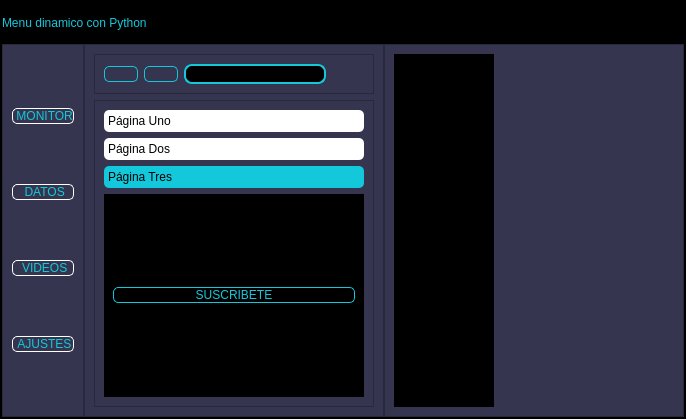
<?xml version="1.0" encoding="UTF-8"?>
<ui version="4.0">
 <class>MainWindow</class>
 <widget class="QMainWindow" name="MainWindow">
  <property name="geometry">
   <rect>
    <x>0</x>
    <y>0</y>
    <width>686</width>
    <height>419</height>
   </rect>
  </property>
  <property name="windowTitle">
   <string>MainWindow</string>
  </property>
  <widget class="QWidget" name="centralwidget">
   <property name="styleSheet">
    <string notr="true">background-color: rgb(0, 0, 0);</string>
   </property>
   <layout class="QVBoxLayout" name="verticalLayout">
    <property name="spacing">
     <number>0</number>
    </property>
    <property name="leftMargin">
     <number>0</number>
    </property>
    <property name="topMargin">
     <number>0</number>
    </property>
    <property name="rightMargin">
     <number>0</number>
    </property>
    <property name="bottomMargin">
     <number>0</number>
    </property>
    <item>
     <widget class="QFrame" name="frame">
      <property name="frameShape">
       <enum>QFrame::StyledPanel</enum>
      </property>
      <property name="frameShadow">
       <enum>QFrame::Raised</enum>
      </property>
      <layout class="QVBoxLayout" name="verticalLayout_2" stretch="1,8">
       <property name="spacing">
        <number>0</number>
       </property>
       <property name="leftMargin">
        <number>0</number>
       </property>
       <property name="topMargin">
        <number>0</number>
       </property>
       <property name="rightMargin">
        <number>0</number>
       </property>
       <property name="bottomMargin">
        <number>0</number>
       </property>
       <item>
        <widget class="QFrame" name="frame_superior">
         <property name="minimumSize">
          <size>
           <width>0</width>
           <height>42</height>
          </size>
         </property>
         <property name="maximumSize">
          <size>
           <width>16777215</width>
           <height>40</height>
          </size>
         </property>
         <property name="styleSheet">
          <string notr="true">
QFrame{
background-color: rgb(0, 0, 0);
}



QPushButton{
background-color:#000000ff;
border-radius:20px;

}


QPushButton:hover{
background-color: rgb(53, 53, 79);
border-radius:20px;
}</string>
         </property>
         <property name="frameShape">
          <enum>QFrame::StyledPanel</enum>
         </property>
         <property name="frameShadow">
          <enum>QFrame::Raised</enum>
         </property>
         <layout class="QHBoxLayout" name="horizontalLayout">
          <property name="spacing">
           <number>5</number>
          </property>
          <property name="leftMargin">
           <number>0</number>
          </property>
          <property name="topMargin">
           <number>0</number>
          </property>
          <property name="rightMargin">
           <number>0</number>
          </property>
          <property name="bottomMargin">
           <number>0</number>
          </property>
          <item>
           <widget class="QLabel" name="label">
            <property name="styleSheet">
             <string notr="true">font: 87 12pt &quot;Arial Black&quot;;
color: rgb(20, 200, 220);</string>
            </property>
            <property name="text">
             <string>Menu dinamico con Python</string>
            </property>
           </widget>
          </item>
          <item>
           <spacer name="horizontalSpacer">
            <property name="orientation">
             <enum>Qt::Horizontal</enum>
            </property>
            <property name="sizeHint" stdset="0">
             <size>
              <width>252</width>
              <height>17</height>
             </size>
            </property>
           </spacer>
          </item>
          <item>
           <widget class="QPushButton" name="bt_minimizar">
            <property name="minimumSize">
             <size>
              <width>40</width>
              <height>40</height>
             </size>
            </property>
            <property name="styleSheet">
             <string notr="true"/>
            </property>
            <property name="text">
             <string/>
            </property>
            <property name="icon">
             <iconset>
              <normaloff>imagenes/minimizar.svg</normaloff>imagenes/minimizar.svg</iconset>
            </property>
            <property name="iconSize">
             <size>
              <width>38</width>
              <height>38</height>
             </size>
            </property>
           </widget>
          </item>
          <item>
           <widget class="QPushButton" name="bt_restaurar">
            <property name="minimumSize">
             <size>
              <width>40</width>
              <height>40</height>
             </size>
            </property>
            <property name="styleSheet">
             <string notr="true"/>
            </property>
            <property name="text">
             <string/>
            </property>
            <property name="icon">
             <iconset>
              <normaloff>imagenes/minimo.svg</normaloff>imagenes/minimo.svg</iconset>
            </property>
            <property name="iconSize">
             <size>
              <width>38</width>
              <height>38</height>
             </size>
            </property>
           </widget>
          </item>
          <item>
           <widget class="QPushButton" name="bt_maximizar">
            <property name="minimumSize">
             <size>
              <width>40</width>
              <height>40</height>
             </size>
            </property>
            <property name="styleSheet">
             <string notr="true"/>
            </property>
            <property name="text">
             <string/>
            </property>
            <property name="icon">
             <iconset>
              <normaloff>imagenes/maximo.svg</normaloff>imagenes/maximo.svg</iconset>
            </property>
            <property name="iconSize">
             <size>
              <width>38</width>
              <height>38</height>
             </size>
            </property>
           </widget>
          </item>
          <item>
           <widget class="QPushButton" name="bt_cerrar">
            <property name="minimumSize">
             <size>
              <width>40</width>
              <height>40</height>
             </size>
            </property>
            <property name="styleSheet">
             <string notr="true"/>
            </property>
            <property name="text">
             <string/>
            </property>
            <property name="icon">
             <iconset>
              <normaloff>imagenes/cerrar.svg</normaloff>imagenes/cerrar.svg</iconset>
            </property>
            <property name="iconSize">
             <size>
              <width>38</width>
              <height>38</height>
             </size>
            </property>
           </widget>
          </item>
         </layout>
        </widget>
       </item>
       <item>
        <widget class="QFrame" name="frame_3">
         <property name="frameShape">
          <enum>QFrame::StyledPanel</enum>
         </property>
         <property name="frameShadow">
          <enum>QFrame::Raised</enum>
         </property>
         <layout class="QHBoxLayout" name="horizontalLayout_2">
          <property name="spacing">
           <number>0</number>
          </property>
          <property name="leftMargin">
           <number>0</number>
          </property>
          <property name="topMargin">
           <number>0</number>
          </property>
          <property name="rightMargin">
           <number>0</number>
          </property>
          <property name="bottomMargin">
           <number>0</number>
          </property>
          <item>
           <widget class="QFrame" name="menu_lateral">
            <property name="maximumSize">
             <size>
              <width>300</width>
              <height>16777215</height>
             </size>
            </property>
            <property name="styleSheet">
             <string notr="true">QFrame{
background-color: rgb(53, 53, 79);
}



QPushButton{
font: 87 12pt &quot;Arial Black&quot;;
background-color:#000000ff;
color: rgb(20, 200, 220);
border-radius:5px;
border:1px solid white;

}


QPushButton:hover{
background-color: black;
}</string>
            </property>
            <property name="frameShape">
             <enum>QFrame::StyledPanel</enum>
            </property>
            <property name="frameShadow">
             <enum>QFrame::Raised</enum>
            </property>
            <layout class="QVBoxLayout" name="verticalLayout_4">
             <item>
              <widget class="QPushButton" name="bt_uno">
               <property name="layoutDirection">
                <enum>Qt::RightToLeft</enum>
               </property>
               <property name="text">
                <string> MONITOR</string>
               </property>
               <property name="icon">
                <iconset>
                 <normaloff>imagenes/monitor.svg</normaloff>imagenes/monitor.svg</iconset>
               </property>
               <property name="iconSize">
                <size>
                 <width>32</width>
                 <height>32</height>
                </size>
               </property>
              </widget>
             </item>
             <item>
              <widget class="QPushButton" name="bt_dos">
               <property name="layoutDirection">
                <enum>Qt::RightToLeft</enum>
               </property>
               <property name="text">
                <string> DATOS</string>
               </property>
               <property name="icon">
                <iconset>
                 <normaloff>imagenes/datos.svg</normaloff>imagenes/datos.svg</iconset>
               </property>
               <property name="iconSize">
                <size>
                 <width>32</width>
                 <height>32</height>
                </size>
               </property>
              </widget>
             </item>
             <item>
              <widget class="QPushButton" name="bt_tres">
               <property name="layoutDirection">
                <enum>Qt::RightToLeft</enum>
               </property>
               <property name="text">
                <string> VIDEOS</string>
               </property>
               <property name="icon">
                <iconset>
                 <normaloff>imagenes/videos.svg</normaloff>imagenes/videos.svg</iconset>
               </property>
               <property name="iconSize">
                <size>
                 <width>32</width>
                 <height>32</height>
                </size>
               </property>
              </widget>
             </item>
             <item>
              <widget class="QPushButton" name="bt_cuatro">
               <property name="layoutDirection">
                <enum>Qt::RightToLeft</enum>
               </property>
               <property name="text">
                <string> AJUSTES</string>
               </property>
               <property name="icon">
                <iconset>
                 <normaloff>imagenes/ajustes.svg</normaloff>imagenes/ajustes.svg</iconset>
               </property>
               <property name="iconSize">
                <size>
                 <width>32</width>
                 <height>32</height>
                </size>
               </property>
              </widget>
             </item>
            </layout>
           </widget>
          </item>
          <item>
           <widget class="QFrame" name="frame_4">
            <property name="styleSheet">
             <string notr="true">QFrame{
background-color: rgb(53, 53, 79);
}



QPushButton{
font: 87 12pt &quot;Arial Black&quot;;
background-color:#000000ff;
color: rgb(20, 200, 220);
border-radius:5px;
border:1px solid #14C8DC;

}


QPushButton:hover{
background-color: black;
}</string>
            </property>
            <property name="frameShape">
             <enum>QFrame::StyledPanel</enum>
            </property>
            <property name="frameShadow">
             <enum>QFrame::Raised</enum>
            </property>
            <layout class="QVBoxLayout" name="verticalLayout_3">
             <item>
              <widget class="QFrame" name="frame_6">
               <property name="styleSheet">
                <string notr="true">QFrame{
background-color: rgb(53, 53, 79);
}



QPushButton{
font: 87 12pt &quot;Arial Black&quot;;
background-color:#000000ff;
color: rgb(20, 200, 220);
border-radius:5px;
border:1px solid #14C8DC;

}


QPushButton:hover{
background-color: black;
}</string>
               </property>
               <property name="frameShape">
                <enum>QFrame::StyledPanel</enum>
               </property>
               <property name="frameShadow">
                <enum>QFrame::Raised</enum>
               </property>
               <layout class="QHBoxLayout" name="horizontalLayout_3">
                <item>
                 <widget class="QPushButton" name="bt_menu_uno">
                  <property name="text">
                   <string/>
                  </property>
                  <property name="icon">
                   <iconset>
                    <normaloff>imagenes/izquierda.svg</normaloff>imagenes/izquierda.svg</iconset>
                  </property>
                  <property name="iconSize">
                   <size>
                    <width>32</width>
                    <height>32</height>
                   </size>
                  </property>
                 </widget>
                </item>
                <item>
                 <widget class="QPushButton" name="bt_menu_dos">
                  <property name="text">
                   <string/>
                  </property>
                  <property name="icon">
                   <iconset>
                    <normaloff>imagenes/derecha.svg</normaloff>imagenes/derecha.svg</iconset>
                  </property>
                  <property name="iconSize">
                   <size>
                    <width>32</width>
                    <height>32</height>
                   </size>
                  </property>
                 </widget>
                </item>
                <item>
                 <widget class="QLineEdit" name="lineEdit">
                  <property name="styleSheet">
                   <string notr="true">QLineEdit{

border:2px solid #14c8dc;
border-radius:8px;
color: rgb(255, 255, 255);
background-color: rgb(0, 0, 0);
font: 75 12pt &quot;Times New Roman&quot;;

}</string>
                  </property>
                  <property name="text">
                   <string/>
                  </property>
                 </widget>
                </item>
                <item>
                 <widget class="QPushButton" name="pushButton_11">
                  <property name="styleSheet">
                   <string notr="true">QFrame{
background-color: rgb(53, 53, 79);
}


QPushButton{
font: 87 12pt &quot;Arial Black&quot;;
background-color:#000000ff;
color: rgb(20, 200, 220);
border-radius:5px;
border:0px solid #14C8DC;

}


QPushButton:hover{
background-color: black;
}</string>
                  </property>
                  <property name="text">
                   <string/>
                  </property>
                  <property name="icon">
                   <iconset>
                    <normaloff>imagenes/buscar.svg</normaloff>imagenes/buscar.svg</iconset>
                  </property>
                  <property name="iconSize">
                   <size>
                    <width>32</width>
                    <height>32</height>
                   </size>
                  </property>
                 </widget>
                </item>
               </layout>
              </widget>
             </item>
             <item>
              <widget class="QFrame" name="frame_7">
               <property name="frameShape">
                <enum>QFrame::StyledPanel</enum>
               </property>
               <property name="frameShadow">
                <enum>QFrame::Raised</enum>
               </property>
               <layout class="QVBoxLayout" name="verticalLayout_6">
                <item>
                 <widget class="QToolBox" name="toolBox">
                  <property name="styleSheet">
                   <string notr="true">
QToolBox::tab {
	background-color: rgb(255, 255, 255);
    border-radius: 5px;    
	color: rgb(0, 0, 0);
    font: 75 8pt &quot;MS Shell Dlg 2&quot;;
}

QToolBox::tab:selected {
	background-color: rgb(20, 200, 220);
	font: 75 12pt &quot;MS Shell Dlg 2&quot;;
	color: rgb(0, 0, 0);
 
}

</string>
                  </property>
                  <property name="currentIndex">
                   <number>2</number>
                  </property>
                  <widget class="QWidget" name="page">
                   <property name="geometry">
                    <rect>
                     <x>0</x>
                     <y>0</y>
                     <width>257</width>
                     <height>183</height>
                    </rect>
                   </property>
                   <attribute name="icon">
                    <iconset>
                     <normaloff>imagenes/paginas.svg</normaloff>imagenes/paginas.svg</iconset>
                   </attribute>
                   <attribute name="label">
                    <string>Página Uno</string>
                   </attribute>
                   <layout class="QVBoxLayout" name="verticalLayout_11">
                    <item>
                     <widget class="QPushButton" name="pushButton">
                      <property name="text">
                       <string>Youtube</string>
                      </property>
                     </widget>
                    </item>
                   </layout>
                  </widget>
                  <widget class="QWidget" name="page_5">
                   <property name="geometry">
                    <rect>
                     <x>0</x>
                     <y>0</y>
                     <width>257</width>
                     <height>183</height>
                    </rect>
                   </property>
                   <attribute name="icon">
                    <iconset>
                     <normaloff>imagenes/paginas.svg</normaloff>imagenes/paginas.svg</iconset>
                   </attribute>
                   <attribute name="label">
                    <string>Página Dos</string>
                   </attribute>
                   <layout class="QVBoxLayout" name="verticalLayout_12">
                    <item>
                     <widget class="QPushButton" name="pushButton_2">
                      <property name="text">
                       <string>Magno Efren</string>
                      </property>
                     </widget>
                    </item>
                   </layout>
                  </widget>
                  <widget class="QWidget" name="page_2">
                   <property name="geometry">
                    <rect>
                     <x>0</x>
                     <y>0</y>
                     <width>257</width>
                     <height>183</height>
                    </rect>
                   </property>
                   <attribute name="icon">
                    <iconset>
                     <normaloff>imagenes/paginas.svg</normaloff>imagenes/paginas.svg</iconset>
                   </attribute>
                   <attribute name="label">
                    <string>Página Tres</string>
                   </attribute>
                   <layout class="QVBoxLayout" name="verticalLayout_13">
                    <item>
                     <widget class="QPushButton" name="pushButton_3">
                      <property name="text">
                       <string>SUSCRIBETE</string>
                      </property>
                     </widget>
                    </item>
                   </layout>
                  </widget>
                 </widget>
                </item>
               </layout>
              </widget>
             </item>
            </layout>
           </widget>
          </item>
          <item>
           <widget class="QFrame" name="frame_paginas">
            <property name="styleSheet">
             <string notr="true">QFrame{
background-color: rgb(53, 53, 79);
}

QLabel{
font: 87 12pt &quot;Arial Black&quot;;
background-color:#000000ff;
color: rgb(20, 200, 220);
border:0px solid #14C8DC;

}
</string>
            </property>
            <property name="frameShape">
             <enum>QFrame::StyledPanel</enum>
            </property>
            <property name="frameShadow">
             <enum>QFrame::Raised</enum>
            </property>
            <layout class="QVBoxLayout" name="verticalLayout_5">
             <item>
              <widget class="QStackedWidget" name="stackedWidget">
               <property name="maximumSize">
                <size>
                 <width>100</width>
                 <height>16777215</height>
                </size>
               </property>
               <property name="currentIndex">
                <number>1</number>
               </property>
               <widget class="QWidget" name="page_uno">
                <layout class="QVBoxLayout" name="verticalLayout_7">
                 <item>
                  <widget class="QLabel" name="label_2">
                   <property name="text">
                    <string/>
                   </property>
                   <property name="pixmap">
                    <pixmap>imagenes/monitor.svg</pixmap>
                   </property>
                   <property name="alignment">
                    <set>Qt::AlignCenter</set>
                   </property>
                  </widget>
                 </item>
                </layout>
               </widget>
               <widget class="QWidget" name="page_dos">
                <layout class="QVBoxLayout" name="verticalLayout_8">
                 <item>
                  <widget class="QLabel" name="label_3">
                   <property name="text">
                    <string/>
                   </property>
                   <property name="pixmap">
                    <pixmap>imagenes/datos.svg</pixmap>
                   </property>
                   <property name="alignment">
                    <set>Qt::AlignCenter</set>
                   </property>
                  </widget>
                 </item>
                </layout>
               </widget>
               <widget class="QWidget" name="page_tres">
                <layout class="QVBoxLayout" name="verticalLayout_9">
                 <item>
                  <widget class="QLabel" name="label_4">
                   <property name="text">
                    <string/>
                   </property>
                   <property name="pixmap">
                    <pixmap>imagenes/videos.svg</pixmap>
                   </property>
                   <property name="alignment">
                    <set>Qt::AlignCenter</set>
                   </property>
                  </widget>
                 </item>
                </layout>
               </widget>
               <widget class="QWidget" name="page_cuatro">
                <layout class="QVBoxLayout" name="verticalLayout_10">
                 <item>
                  <widget class="QLabel" name="label_5">
                   <property name="text">
                    <string/>
                   </property>
                   <property name="pixmap">
                    <pixmap>imagenes/ajustes.svg</pixmap>
                   </property>
                   <property name="alignment">
                    <set>Qt::AlignCenter</set>
                   </property>
                  </widget>
                 </item>
                </layout>
               </widget>
              </widget>
             </item>
            </layout>
           </widget>
          </item>
         </layout>
        </widget>
       </item>
      </layout>
     </widget>
    </item>
   </layout>
  </widget>
 </widget>
 <resources/>
 <connections/>
</ui>
